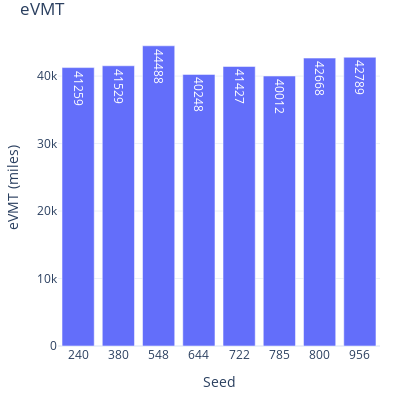

Source (notebook cell):
### Markdown cell above
#### 5.2 eVMT

### Code cell
fig = go.Figure(
    data=[
        go.Bar(
            name="eVMT",
            x=count_stats['param_value'],
            y=count_stats['evmt'],
            offsetgroup=1,
            text=count_stats['evmt'],
            textposition='auto',
        )
    ],
    layout=go.Layout(
        title="eVMT",
        yaxis_title="eVMT (miles)", 
        xaxis_title="Seed", uniformtext_minsize=8, uniformtext_mode='hide', width=400, height=400
        
    )
)
fig.update_xaxes(type='category')

fig.update_layout(margin=dict(l=20, r=20, t=30, b=20), uniformtext_minsize=8, uniformtext_mode='hide', template='plotly_white')
fig.show()

### Figure 1 — Plotly figure (JSON) as saved in the notebook; plotly's stock layout.template omitted (floating-point values rounded to 4 significant figures)
{"data": [{"name": "eVMT", "offsetgroup": "1", "text": [41259, 41529, 44488, 40248, 41427, 40012, 42668, 42789], "textposition": "auto", "type": "bar", "x": ["240", "380", "548", "644", "722", "785", "800", "956"], "y": [41259, 41529, 44488, 40248, 41427, 40012, 42668, 42789]}], "layout": {"height": 400, "margin": {"b": 20, "l": 20, "r": 20, "t": 30}, "title": {"text": "eVMT"}, "uniformtext": {"minsize": 8, "mode": "hide"}, "width": 400, "xaxis": {"autorange": true, "range": [-0.5, 7.5], "title": {"text": "Seed"}, "type": "category"}, "yaxis": {"autorange": true, "range": [0, 46830.0], "title": {"text": "eVMT (miles)"}, "type": "linear"}}}
